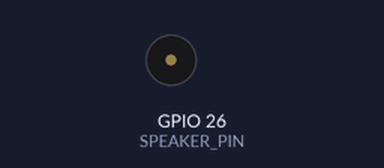
The sketch below on a simulated ESP32. On the bench: buzzer (waves = sounding). What the sketch prints to the serial monitor is not drawn.

Above: at 0.4 s.
At 2.5 s:
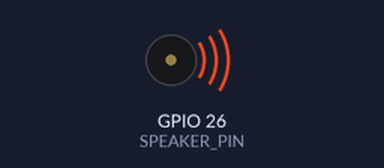
Timing chart, 0 to 3.0 s (numbered marks = the images above):
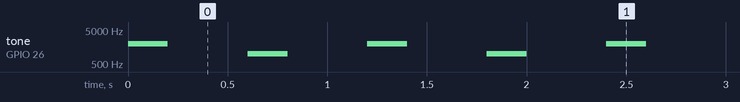

Measured:
- by itself, tone on GPIO 26 (SPEAKER_PIN): repeats every 1.2 s: silent 0.40 s, 1000 Hz 0.20 s, silent 0.40 s, 2000 Hz 0.20 s

The sketch:

speaker_test.ino
```cpp
/*
 * Speaker bench test — beeps on GPIO26 (the CYD "SPEAK" amp) in a loop.
 * Plug the speaker into the SPEAK connector, upload, and you should hear
 * two alternating tones once per second. No screen/SD/reader needed.
 */
#define SPEAKER_PIN 26

void setup() {
  Serial.begin(115200);
  Serial.println("Speaker test: you should hear alternating beeps.");
}

void loop() {
  tone(SPEAKER_PIN, 2000, 200);   // high
  delay(600);
  tone(SPEAKER_PIN, 1000, 200);   // low
  delay(600);
}
```
